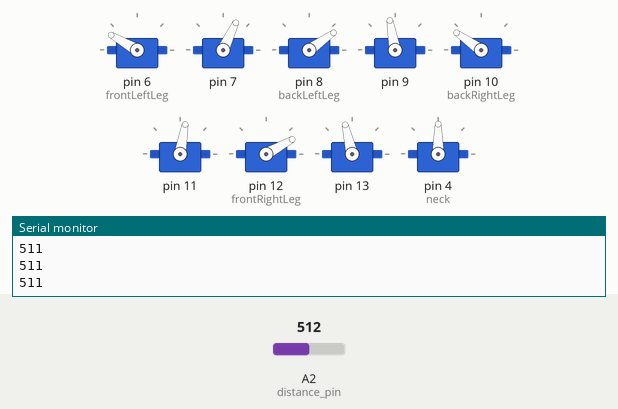
This sketch was run on a simulated Arduino Uno, built with avr-gcc and run on an emulated ATmega328P. Shown: 9 × servo, the last lines printed to the serial monitor. Inputs (shaded band) come from the test bench; at power-on: A2 (distance_pin) = 512.

Above: at 1.3 s.
1.4 s: A2 (distance_pin) set to 170
At 1.69 s:
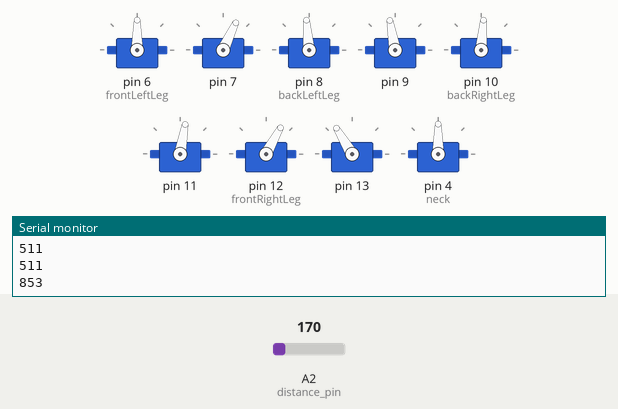
4.5 s: A2 (distance_pin) set to 306
At 4.77 s:
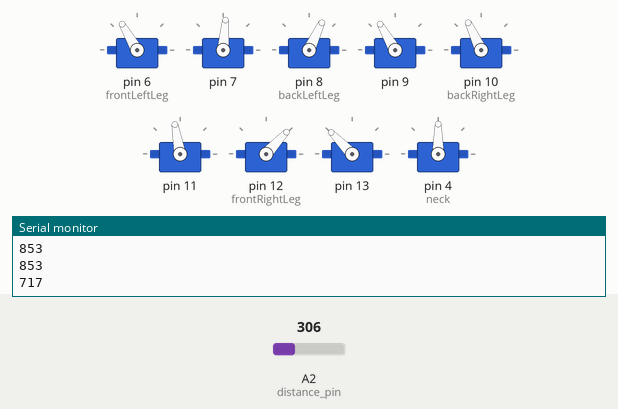
7.6 s: A2 (distance_pin) set to 122
At 7.85 s:
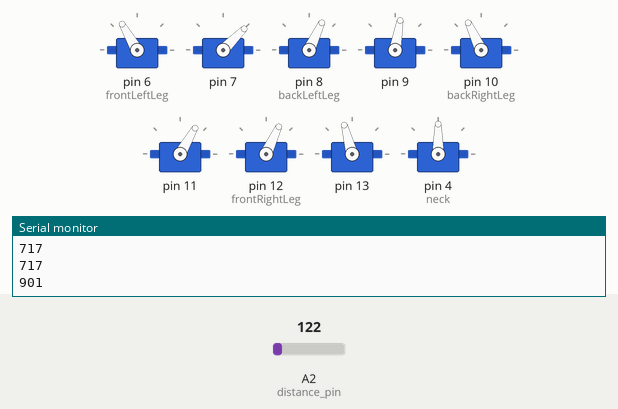
13.8 s: A2 (distance_pin) set to 511
At 14.01 s:
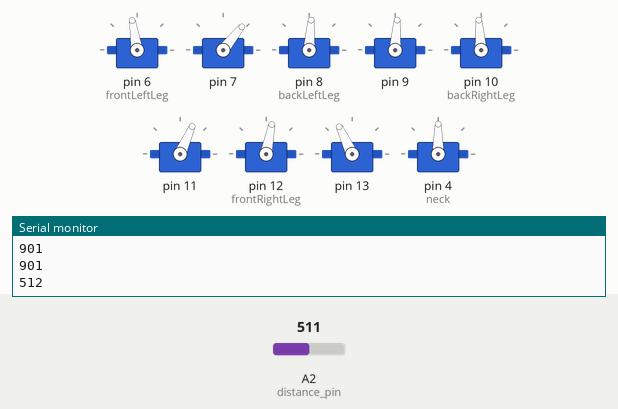
20.0 s: A2 (distance_pin) set to 90
23.1 s: A2 (distance_pin) set to 716
Timing chart, 0 to 27.2 s (numbered marks = the images above; inputs shaded):
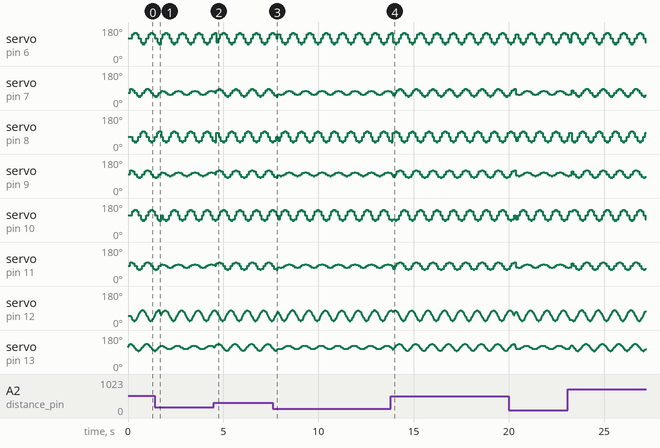

Measured:
- by itself, servo on pin 7: repeats every 0.86 s: 51° 0.12 s, 65° 0.09 s, 79° 0.12 s, 85° 0.09 s, 79° 0.12 s, 65° 0.09 s, 51° 0.12 s, 45° 0.09 s
- by itself, servo on pin 9: repeats every 0.86 s: 86° 0.12 s, 100° 0.09 s, 114° 0.12 s, 120° 0.09 s, 114° 0.12 s, 100° 0.09 s, 86° 0.12 s, 80° 0.09 s
- by itself, servo on pin 11: repeats every 0.86 s: 66° 0.12 s, 80° 0.09 s, 94° 0.12 s, 100° 0.09 s, 94° 0.12 s, 80° 0.09 s, 66° 0.12 s, 60° 0.09 s
- by itself, servo on pin 8 (backLeftLeg): repeats every 0.86 s: 86° 0.12 s, 95° 0.09 s, 86° 0.12 s, 65° 0.09 s, 44° 0.12 s, 35° 0.09 s, 44° 0.12 s, 65° 0.09 s
- by itself, servo on pin 6 (frontLeftLeg): repeats every 0.86 s: 99° 0.12 s, 90° 0.09 s, 99° 0.12 s, 120° 0.09 s, 141° 0.12 s, 150° 0.09 s, 141° 0.12 s, 120° 0.09 s

The sketch:

Turtle_Sharp.ino
```cpp
#include <Servo.h>

int simpleCount;
int headTimer;
Servo neck;
const int distance_pin = A2;


// ------------------------- Legs -----------------------------
const int loopRestart = 10;
class Leg {
public:
  Leg(int shoulderCenter, char shoulderSign, int kneeCenter, int kneeSign)
:
    shoulderCenter_(shoulderCenter)
      , shoulderSign_(shoulderSign)
        , kneeCenter_(kneeCenter)
          , kneeSign_(kneeSign)
          {
          }

  void attach(int shoulderPin, int kneePin) {
    shoulder_.attach(shoulderPin);
    knee_.attach(kneePin);
  }

  int getShoulderDelta() {
    return shoulderSign_ * shoulder_.read() - shoulderCenter_;
  }
  int getKneeDelta() {
    return kneeSign_ * knee_.read() - kneeCenter_;
  }

  void set(int shoulderDelta, int kneeDelta) {
    int shoulderTarget = shoulderCenter_ + shoulderSign_ * shoulderDelta;

    shoulder_.write(shoulderTarget);

    int kneeTarget = kneeCenter_ + kneeSign_ * kneeDelta;
    knee_.write(kneeTarget);
  }

  void setKnee(int kneeDelta) {
    int kneeTarget = kneeCenter_ + kneeSign_ * kneeDelta;
    knee_.write(kneeTarget);


  }

  void setTarget(int shoulderTarget, int kneeTarget, int delay)
  {
    shoulderTarget_ = shoulderTarget;
    shoulderV_ = ((float)shoulderTarget - getShoulderDelta()) / delay;
    kneeTarget_ = kneeTarget;
    kneeV_ = ((float)kneeTarget - getKneeDelta()) / delay;

    //Serial.println(headTimer);

    targetTime_ = millis() + delay;
  }

  bool ease()
  {
    unsigned long curTime = millis();
    if (curTime >= targetTime_) {
      set(shoulderTarget_, kneeTarget_);
      return true;
    }

    set(shoulderTarget_ - shoulderV_ * (targetTime_ - curTime), kneeTarget_ - kneeV_ * (targetTime_ - curTime));
    return false;
  }

private:
  Servo shoulder_;
  Servo knee_;
  const int shoulderCenter_;
  const char shoulderSign_;
  const int kneeCenter_;
  const char kneeSign_;

  float shoulderV_;
  float kneeV_;
  int shoulderTarget_;
  int kneeTarget_;
  unsigned long targetTime_;
  // int headTimer;
};

// Counterclockwise from front right leg.
// Initial position is should be calibrated to approximately perpendicular to movement axis.

Leg legs[4] = {
  Leg(50, +1, 115, +1), Leg(120, -1, 65, -1), Leg(65, -1, 100, +1), Leg(115, 1, 80, -1)};
Leg& frontRightLeg = legs[0];
Leg& frontLeftLeg = legs[1];
Leg& backLeftLeg = legs[2];
Leg& backRightLeg = legs[3];


void easeAllLegs()
{
  while(true) {
    delay(15);
    if (legs[0].ease() && legs[1].ease() && legs[2].ease() && legs[3].ease()) {
      break;
    }
  }
}

void resetAllLegs()
{
  for (int i = 0; i < 4; ++i) {
    legs[i].set(0, 0);
  }
}

// ------------------------- Movement ----------------------------

// Equal interval sin table:
const int NUM_STEPS = 8;
const float CIRCLE[NUM_STEPS] = {
  0, 0.71, 1.0, 0.71, 0, -0.71, -1.0, -0.71};

int wrapAround(int i)
{
  if (i >= NUM_STEPS) {
    return i - NUM_STEPS;
  }
  if (i < 0) {
    return i + NUM_STEPS;
  }
  return i;
}

struct LegAngles {
  int shoulder;
  int knee;
};

class Movement
{
public:
  Movement(const LegAngles* legsAmplitudes)
:
    step_(0), legsAmplitudes_(legsAmplitudes)
    {
    }

  void reset() {
    step_ = 0;
  }

  void performStep(int delay_, int stepIncrement)
  {
    if (headTimer == loopRestart) {
      //  headLoop();
      //  headTimer = 0;
    }
    else{
      headTimer++;
    }

    for (int iLeg = 0; iLeg < 4; ++iLeg) {
      legs[iLeg].setTarget(CIRCLE[step_]*legsAmplitudes_[iLeg].shoulder, CIRCLE[wrapAround(step_ + NUM_STEPS/4)]*legsAmplitudes_[iLeg].knee, delay_);
    }

    easeAllLegs();

    step_ = wrapAround(step_ + stepIncrement);
  }

private:
  char step_;
  const LegAngles* legsAmplitudes_;
};


LegAngles FORWARD_AMPLITUDES[4] = {
  {
    30, 10  }
  , {
    -30, -10  }
  , {
    30, 10  }
  , {
    -30, -10  }
};
Movement forward(FORWARD_AMPLITUDES);

LegAngles LEFT_TURN_AMPLITUDES[4] = {
  {
    30, 20  }
  , {
    30, -20  }
  , {
    -30, 20  }
  , {
    -30, -20  }
};
Movement leftTurn(LEFT_TURN_AMPLITUDES);

void turnDegrees(int degrees) {
  const int DEGREES_PER_STEP = 6;

  degrees = degrees % 360;
  if (degrees > 180) degrees -= 360;
  else if (degrees < -180) degrees += 360;

  int stepIncrement = degrees > 0 ? +1 : -1;
  for (degrees = abs(degrees); degrees > 0; degrees -= DEGREES_PER_STEP) {
    leftTurn.performStep(100, stepIncrement);
  }
}

void moveCm(int cm) {
  const float MM_PER_STEP = 1.3;
  int stepIncrement = cm > 0 ? +1 : -1;
  for (int mm = abs(cm) * 10; mm > 0; mm -= MM_PER_STEP) {
    forward.performStep(100, stepIncrement);
  }
}

void backpedal(int delay_, int numSteps) {
  static const LegAngles leftAmplitudes = {
    30, 40  };
  static const LegAngles rightAmplitudes = {
    -35, -40  };

  frontLeftLeg.set(80, 0);
  frontRightLeg.set(80, 0);

  delay(200);

  int step = 0;
  for (int i = 0; i < numSteps; ++i) {
    backLeftLeg.setTarget(CIRCLE[step]*leftAmplitudes.shoulder, CIRCLE[wrapAround(step + NUM_STEPS/4)]*leftAmplitudes.knee, delay_);
    backRightLeg.setTarget(CIRCLE[step]*rightAmplitudes.shoulder, CIRCLE[wrapAround(step + NUM_STEPS/4)]*rightAmplitudes.knee, delay_);

    while(true) {
      delay(15);
      if (backLeftLeg.ease() && backRightLeg.ease()) {
        break;
      }
    }

    step = wrapAround(step - 1);
  }
}

class Head {
public:
  Head() :
  MAX_DIST_CM(100) {
  }

  void attach(int triggerPin, int headPin) {
    //  sonar_ = new NewPing(triggerPin, headPin, MAX_DIST_CM);
  }

  int distCm() {
    //    int dist = sonar_->convert_cm(sonar_->ping_median(5));
    //     return (dist == NO_ECHO) ? MAX_DIST_CM : dist;
  }

  ~Head() {
    //     delete sonar_;
  }
private:
  const int MAX_DIST_CM;
  //  NewPing* sonar_;
};

class Jaw {
public:
  void attach(int pin) {
    servo_.attach(pin);
  }

  void open() {
    servo_.write(108);
  }

  void close() {
    servo_.write(75);
  }

private:
  Servo servo_;
};

Jaw jaw;
Head head;

const char BUMP_SENSOR_PIN = 0;

volatile int fwdDist = 100;
volatile int floorDist = 0;
volatile bool foundBall = false;
volatile bool isOff = false;


void bumpSensorLoop() {
  unsigned long curTime = millis();
  if (foundBall == true) {
    return;
  }

  if (digitalRead(BUMP_SENSOR_PIN) == 0) {
    foundBall = true;
    Serial.println("FOUND!");
  }
}

void catchBall() {
  Serial.println("CATCH!");

  frontRightLeg.setKnee(30);
  frontLeftLeg.setKnee(30);
  delay(100);

  jaw.close();
  delay(100);

  moveCm(-5);

  for (int i = 0; i < 100; ++i) {
    delay(100);
    if (fwdDist < 10) {
      jaw.open();
      delay(500);
      break;
    }
  }

  jaw.open();

  resetAllLegs();
}


void setup() {
  Serial.begin(115200);

  pinMode(distance_pin, INPUT);

  frontLeftLeg.attach(6, 7); // 6 - плечо, 7 - колено
  backLeftLeg.attach(8, 9);
  backRightLeg.attach(10, 11);
  frontRightLeg.attach(12, 13);
  resetAllLegs();

  neck.attach(4);
  neck.write(90);
}

int getDist(){
  int dist = 1023 - analogRead(distance_pin);
  Serial.println(dist);
  return dist;
}

void test() {
  for (int i = 0; i < 20; i++)
    forward.performStep(100, 1);
  turnDegrees(-90);
  turnDegrees(90);
  for (int i = 0; i < 20; i++)
    forward.performStep(100, -1);
}

void loop() {

  if (getDist() < 750) {
    turnDegrees(-25);
  }
  else {
    forward.performStep(100, 1);
  }
}
```
